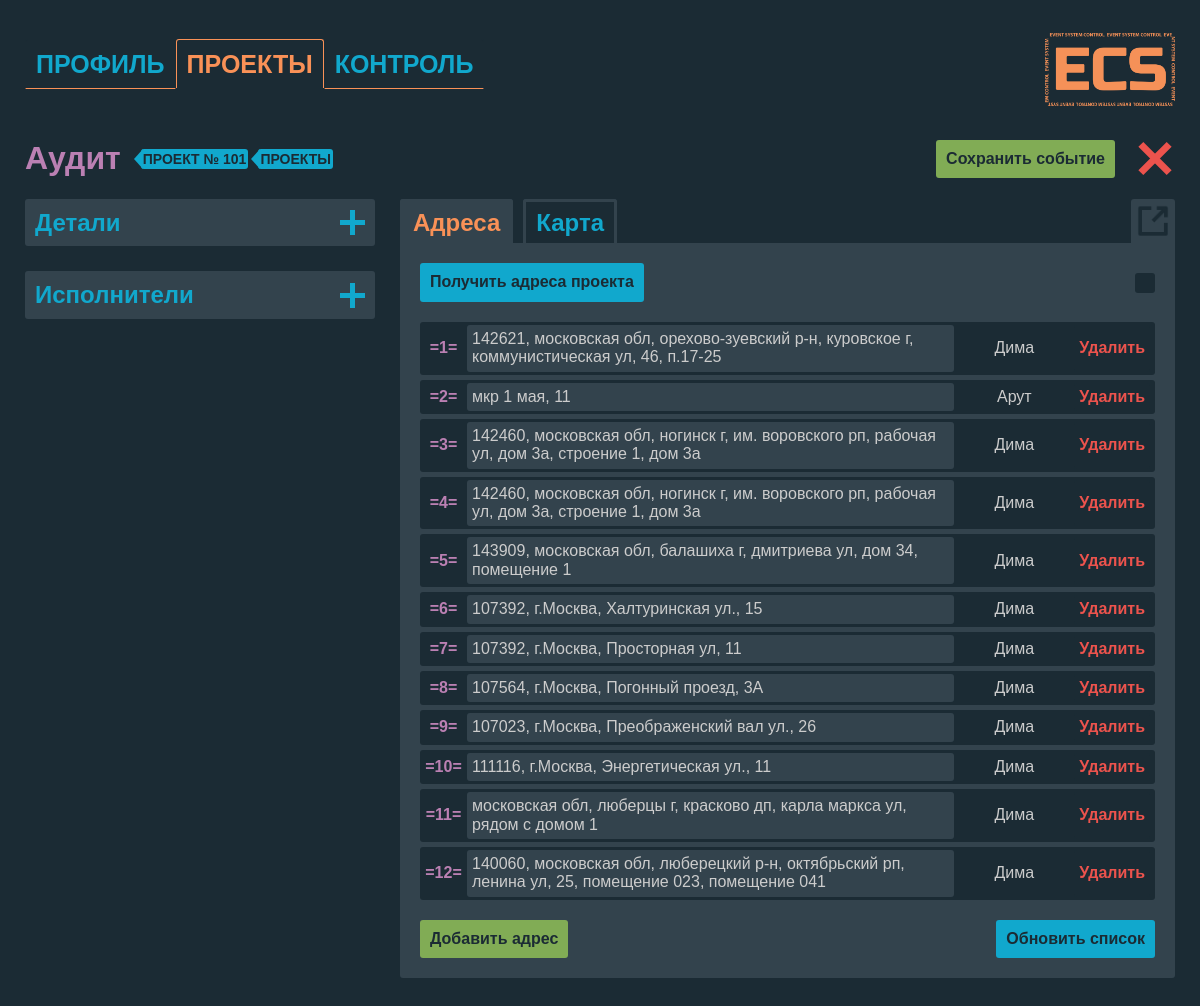
The page /projects/event/12/edit/ (signed in) on the database as committed earlier.
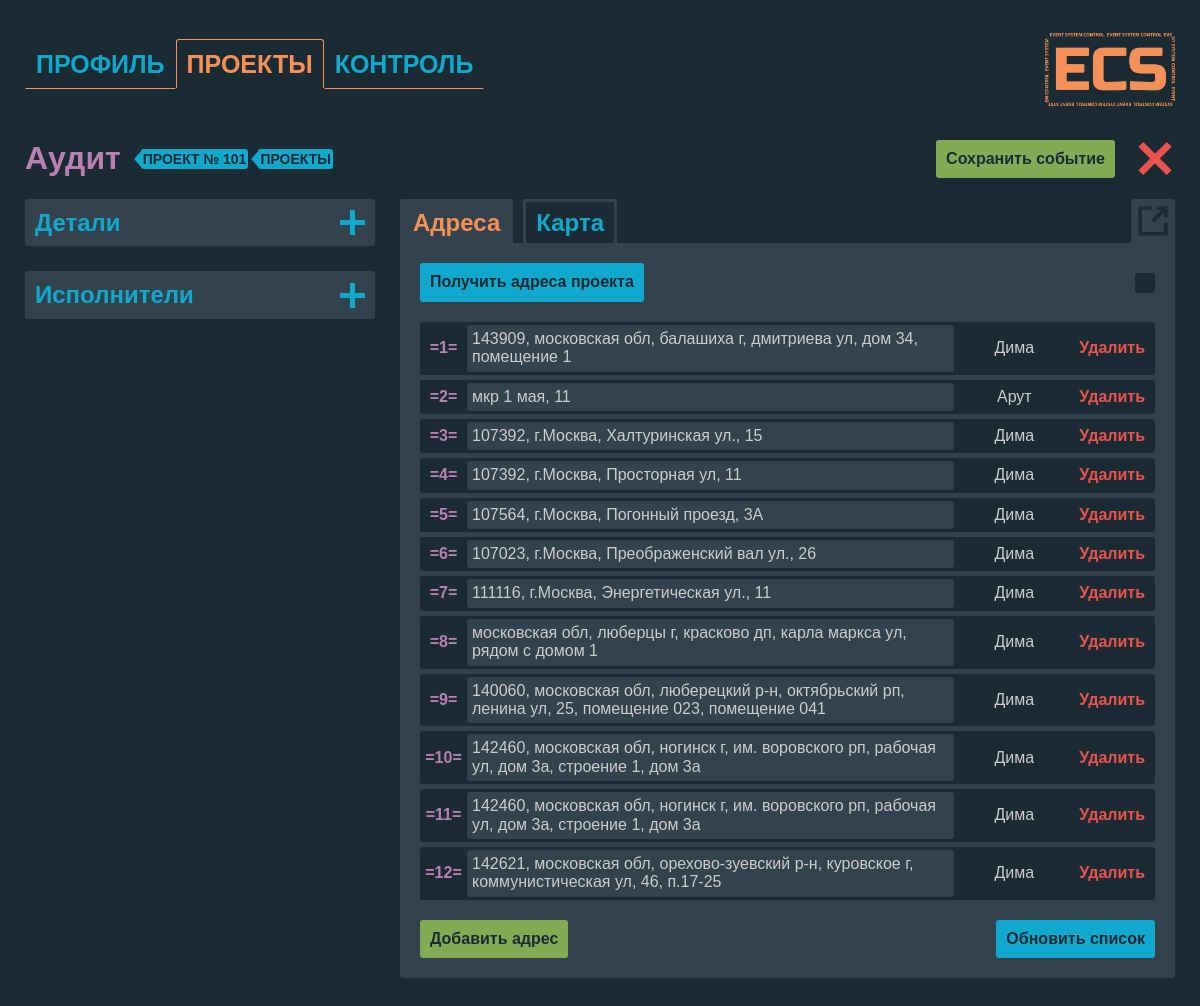
The same page on the database as committed later.
### projects/models.py (models this page shows, shortened)
class EventAddress(models.Model):
    event = models.ForeignKey(Event, related_name='addresses', on_delete=models.CASCADE)
    name = models.CharField(max_length=255)
    latitude = models.FloatField()
    longitude = models.FloatField()
    order = models.PositiveIntegerField(default=0)  # Добавляем поле для сортировки
    assigned_user = models.ForeignKey(User, null=True, blank=True, on_delete=models.SET_NULL)  # Новое поле
    class Meta:
        ordering = ['order']

### rct/models.py (models this page shows)
class ExecutorProfile(models.Model):
    user = models.OneToOneField(User, on_delete=models.CASCADE)
    name = models.CharField(max_length=255, blank=True)
    phone_number = models.CharField(max_length=15, blank=True)
    district_choices = [
        ('САО', 'САО'),
        ('ВАО', 'ВАО'),
        ('ЮАО', 'ЮАО'),
        ('ЗАО', 'ЗАО'),
    ]
    district = models.CharField(max_length=3, choices=district_choices)

### projects/views.py (the view)
# urls.py: path('event/<int:event_id>/edit/', views.edit_event, name='edit_event'),
def edit_event(request, event_id):
    event = get_object_or_404(Event, pk=event_id)
    project = event.project
    if request.method == 'POST':
        form = EventForm(request.POST, instance=event)
        if form.is_valid():
            form.save()
            event.update_status()  # Обновление статуса события.
            return redirect('edit_event', event_id=event.id)
    else:
        form = EventForm(instance=event)
    project_addresses = project.addresses.all()
    executor_group = Group.objects.get(name='Исполнитель')
    executors = User.objects.filter(groups=executor_group).prefetch_related('executorprofile')
    event_users = event.eventuser_set.select_related('user')
    user_profile = request.user.profile
    api_key = user_profile.api_key if user_profile else None
    has_unassigned_addresses = event.addresses.filter(assigned_user__isnull=True).exists()
    filtered_executors_with_photo_status = []
    for event_user in event_users:
        has_photos_status = has_photos(event_user.user, event)
        if not has_unassigned_addresses and not event.addresses.filter(assigned_user=event_user.user).exists():
            event_user.delete()  # Удаляем исполнителя из базы данных
            continue  # Пропускаем добавление в список
        if not event.addresses.filter(assigned_user=event_user.user).exists() and has_unassigned_addresses:
            event_user.status = 'Выбрано'
            event_user.save()
        filtered_executors_with_photo_status.append((event_user, has_photos_status))
    event.update_status()  # Обновление статуса события.
    return render(request, 'projects/edit_event.html', {
        'form': form,
        'project': project,
        'event': event,
        'project_addresses': project_addresses,
        'executors': executors,
        'executors_with_photo_status': filtered_executors_with_photo_status,  # Используем отфильтрованный список
        'api_key': api_key,
        'has_unassigned_addresses': has_unassigned_addresses,
    })

### projects/models.py (called while the page is built)
    def update_status(self):
        event_users = self.eventuser_set.all()
        if not event_users.exists():
            self.status = 'created'
        elif all(user.status == 'completed' for user in event_users):
            self.status = 'completed'
        elif any(user.status == 'in_progress' for user in event_users):
            self.status = 'in_progress'
        elif any(user.status == 'confirmed' for user in event_users):
            self.status = 'assigned'
        else:
            self.status = 'created'
        self.save()

### projects/templates/projects/edit_event.html (shortened to what the changed rows need)
<!DOCTYPE html>
<html lang="ru_RU">
<head>
    {% load static %}
    <link rel="stylesheet" type="text/css" href="{% static 'css/normalize.css' %}">
    <link rel="stylesheet" type="text/css" href="{% static 'css/styles.css' %}">
    <link rel="stylesheet" type="text/css" href="{% static 'css/edit-event.css' %}">
</head>
<body class="page event">
    <div class="container">
        <div class="event__header">
            <h1 class="page__title">{{ event.get_event_type_display }}</h1>
        </div>
        <div class="event__content">
            <div class="event__content-row">
                <div class="event__content-col">
                    <div class="event__content-col-wrap">
                        <div class="event__content-cell" data-section-id="details">
                            <div class="event__cell-header" data-section-id="details">
                                <h2 class="page__block-title">Детали</h2>
                            </div>
                        </div>
                        <div class="event__content-cell" data-section-id="executors">
                            <div class="event__cell-header" data-section-id="executors">
                                <h2 class="page__block-title">Исполнители</h2>
                            </div>
                        </div>
                    </div>
                </div>
                <div class="event__content-col">
                    <div class="event__content-col-wrap">
                        <div class="event__content-cell">
                            <div class="tab-content">
                                <div class="event__addresses active" id="event-addresses">
                                    <ul class="event__addresses-list" id="event-addresses-list">
                                        {% for address in event.addresses.all %}
                                        <li class="event__addresses-item" data-id="{{ address.id }}" data-user-assigned="{% if address.assigned_user %}true{% else %}false{% endif %}">
                                            <span class="address-number">={{ forloop.counter }}=</span>
                                            <span class="address-name" data-id="{{ address.id }}">{{ address.name }}</span>
                                            {% if address.assigned_user %}
                                                {% with address.assigned_user.executorprofile as profile %}
                                                    <span class="executor-name">{{ profile.name|default:address.assigned_user.username }}</span>
                                                {% endwith %}
                                            {% else %}
                                                <span class="executor-name">Не назначен</span>
                                            {% endif %}
                                            <button class="delete-address-btn btn" data-id="{{ address.id }}">Удалить</button>
                                        </li>
                                        {% empty %}
                                        <li>Нет адресов</li>
                                        {% endfor %}
                                    </ul>
                                </div>
                            </div>
                        </div>
                    </div>
                </div>
            </div>
        </div>
    </div>
</body>
</html>

Rows that differ between the two databases and show on the page:
changed EventAddress "143909, московская обл, балашиха г, дмитриева ул, дом 34, помещение 1": moves up the list
changed EventAddress (number 10 of 12 on the later page): moves down the list
changed EventAddress (number 11 of 12 on the later page): moves down the list
changed EventAddress (number 12 of 12 on the later page): moves down the list
